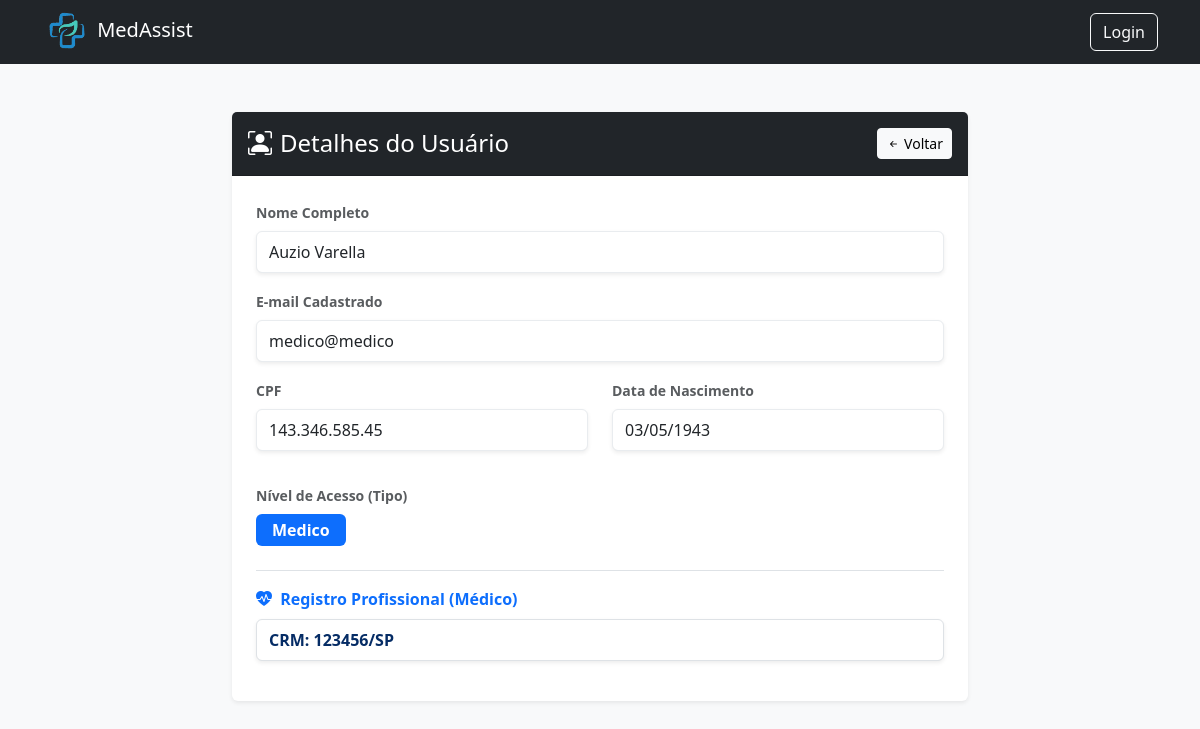
The app's page /view/usuario-view.php?id=9 with its own data.
### tables this page shows
CREATE TABLE `usuarios` (
  `id` int(11) NOT NULL AUTO_INCREMENT,
  `cpf` varchar(14) DEFAULT NULL,
  `nome` varchar(100) NOT NULL,
  `email` varchar(100) DEFAULT NULL,
  `data_nascimento` date NOT NULL,
  `senha` varchar(255) DEFAULT NULL,
  `role` enum('admin','medico','enfermeiro','paciente') DEFAULT 'paciente' COMMENT 'Papéis de acesso ao sistema',
  `crm_registro` varchar(50) DEFAULT NULL COMMENT 'Registro CRM do Médico. Deve ser preenchido se o papel role for medico.',
  `coren_registro` varchar(50) DEFAULT NULL COMMENT 'Registro COREN do Enfermeiro/Técnico. Deve ser preenchido se o role for enfermeiro.',
  PRIMARY KEY (`id`),
  UNIQUE KEY `crm_registro` (`crm_registro`),
  UNIQUE KEY `coren_registro` (`coren_registro`),
  UNIQUE KEY `cpf` (`cpf`),
  UNIQUE KEY `cpf_2` (`cpf`),
  UNIQUE KEY `cpf_3` (`cpf`),
  UNIQUE KEY `cpf_4` (`cpf`)
);

### view/usuario-view.php (the view, shortened to what this page needs)
<?php
    require '../Model/conexao.php';
?>
<!doctype html>
<html lang="pt-br">
  <head>
    <link href="https://cdn.jsdelivr.net/npm/bootstrap@5.3.3/dist/css/bootstrap.min.css" rel="stylesheet">
    <link rel="stylesheet" href="https://cdn.jsdelivr.net/npm/bootstrap-icons@1.11.3/font/bootstrap-icons.min.css">
  </head>
  <body class="bg-light">
    <?php include('navbar.php'); ?>
    <div class="container mt-5">
        <div class="row justify-content-center">
            <div class="col-md-8">
                <div class="card shadow-sm border-0">
                    <div class="card-header bg-dark text-white d-flex justify-content-between align-items-center py-3">
                        <h4 class="mb-0"><i class="bi bi-person-bounding-box me-2"></i>Detalhes do Usuário</h4>
                        <a href="javascript:history.go(-1)" class="btn btn-light btn-sm"><i class="bi bi-arrow-left-short"></i> Voltar</a>
                    </div>
                    <div class="card-body p-4">
                        <?php
                            if(isset($_GET['id'])){
                                $usuario_id = mysqli_real_escape_string($conexao, $_GET['id']);
                                $sql = "SELECT * FROM usuarios WHERE id = $usuario_id";
                                $query = mysqli_query($conexao, $sql);
                                if(mysqli_num_rows($query) > 0){
                                    $usuario = mysqli_fetch_array($query);
                        ?>
                                    <div class="mb-3">
                                        <label class="form-label fw-bold text-muted small">Nome Completo</label>
                                        <p class="form-control bg-white py-2 shadow-sm border-light-subtle">
                                            <?= htmlspecialchars($usuario['nome']) ?>
                                        </p>
                                    </div>
                                    <div class="mb-3">
                                        <label class="form-label fw-bold text-muted small">E-mail Cadastrado</label>
                                        <p class="form-control bg-white py-2 shadow-sm border-light-subtle">
                                            <?= htmlspecialchars($usuario['email'] ?? 'Não informado') ?>
                                        </p>
                                    </div>
                                    <div class="row">
                                        <div class="col-md-6 mb-3">
                                            <label class="form-label fw-bold text-muted small">CPF</label>
                                            <p class="form-control bg-white py-2 shadow-sm border-light-subtle">
                                                <?= htmlspecialchars($usuario['cpf'] ?? 'Não informado') ?>
                                            </p>
                                        </div>
                                        <div class="col-md-6 mb-3">
                                            <label class="form-label fw-bold text-muted small">Data de Nascimento</label>
                                            <p class="form-control bg-white py-2 shadow-sm border-light-subtle">
                                                <?= ($usuario['data_nascimento'] !== '0000-00-00') ? date('d/m/Y', strtotime($usuario['data_nascimento'])) : 'Não cadastrada' ?>
                                            </p>
                                        </div>
                                    </div>
                                    <div class="mb-3">
                                        <label class="form-label fw-bold text-muted small">Nível de Acesso (Tipo)</label>
                                        <div>
                                            <span class="badge py-2 px-3 fs-6 <?php
                                                if($usuario['role'] == 'admin') echo 'bg-danger';
                                                elseif($usuario['role'] == 'medico') echo 'bg-primary';
                                                elseif($usuario['role'] == 'enfermeiro') echo 'bg-info';
                                                elseif($usuario['role'] == 'paciente') echo 'bg-success';
                                                else echo 'bg-secondary';
                                            ?>">
                                                <?= ucfirst($usuario['role']) ?>
                                            </span>
                                        </div>
                                    </div>
                                    <?php if (!empty($usuario['crm_registro'])): ?>
                                        <div class="mb-3 mt-4 border-top pt-3">
                                            <label class="form-label fw-bold text-primary"><i class="bi bi-heart-pulse-fill me-1"></i> Registro Profissional (Médico)</label>
                                            <p class="form-control bg-blue-subtle text-primary-emphasis fw-bold py-2 shadow-sm">
                                                CRM: <?= htmlspecialchars($usuario['crm_registro']) ?>
                                            </p>
                                        </div>
                                    <?php endif; ?>
                        <?php
                                } else {
                                    echo "<div class='alert alert-warning text-center my-3'>Usuário não encontrado no banco de dados.</div>";
                                }
                            } else {
                                echo "<div class='alert alert-danger text-center my-3'>ID de usuário inválido ou ausente.</div>";
                            }
                        ?>
                    </div>
                </div>
            </div>
        </div>
    </div>
  </body>
</html>

### records on screen
usuarios: nome "Auzio Varella", email "medico@medico", cpf "143.346.585.45", data_nascimento "03/05/1943", role "Medico", crm_registro "123456/SP"
